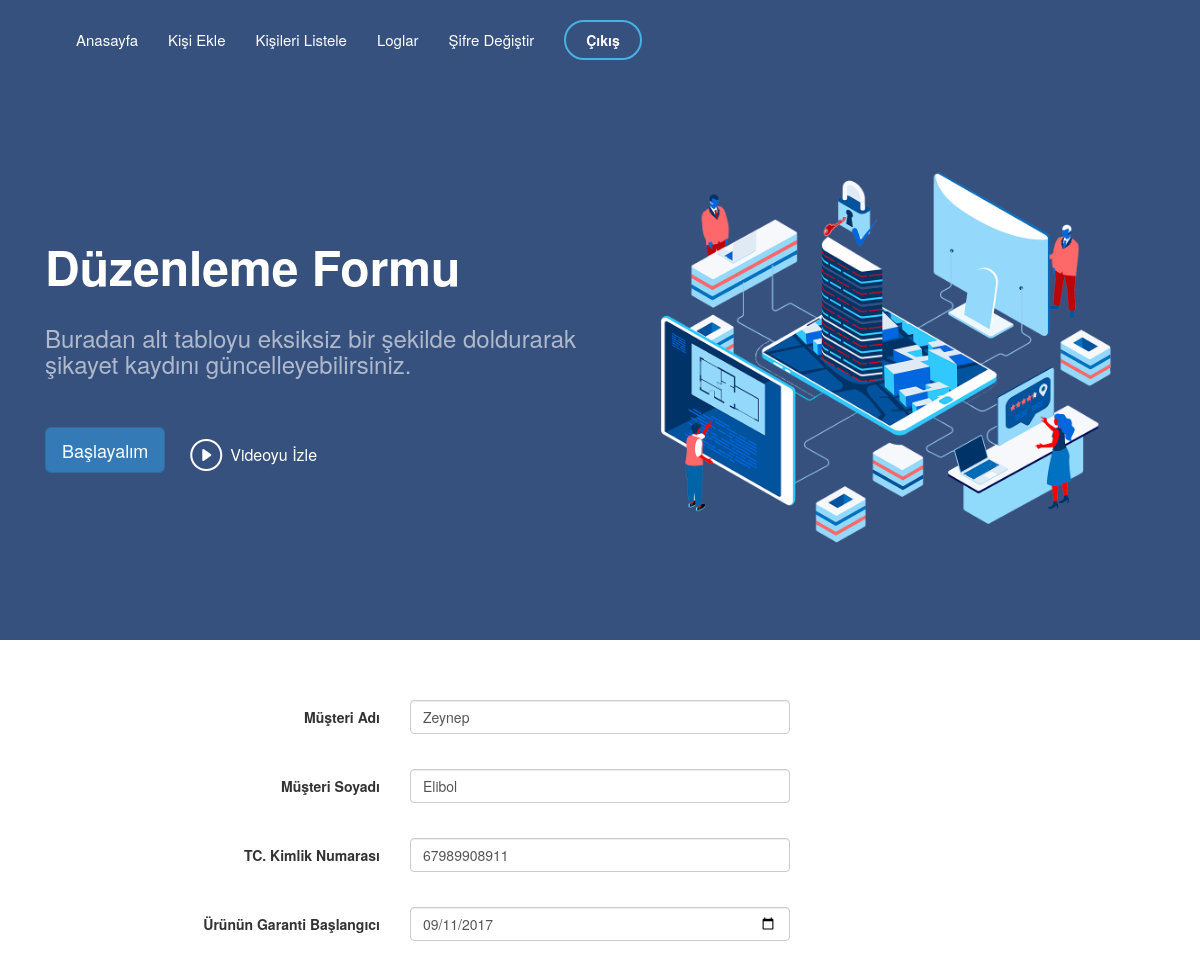
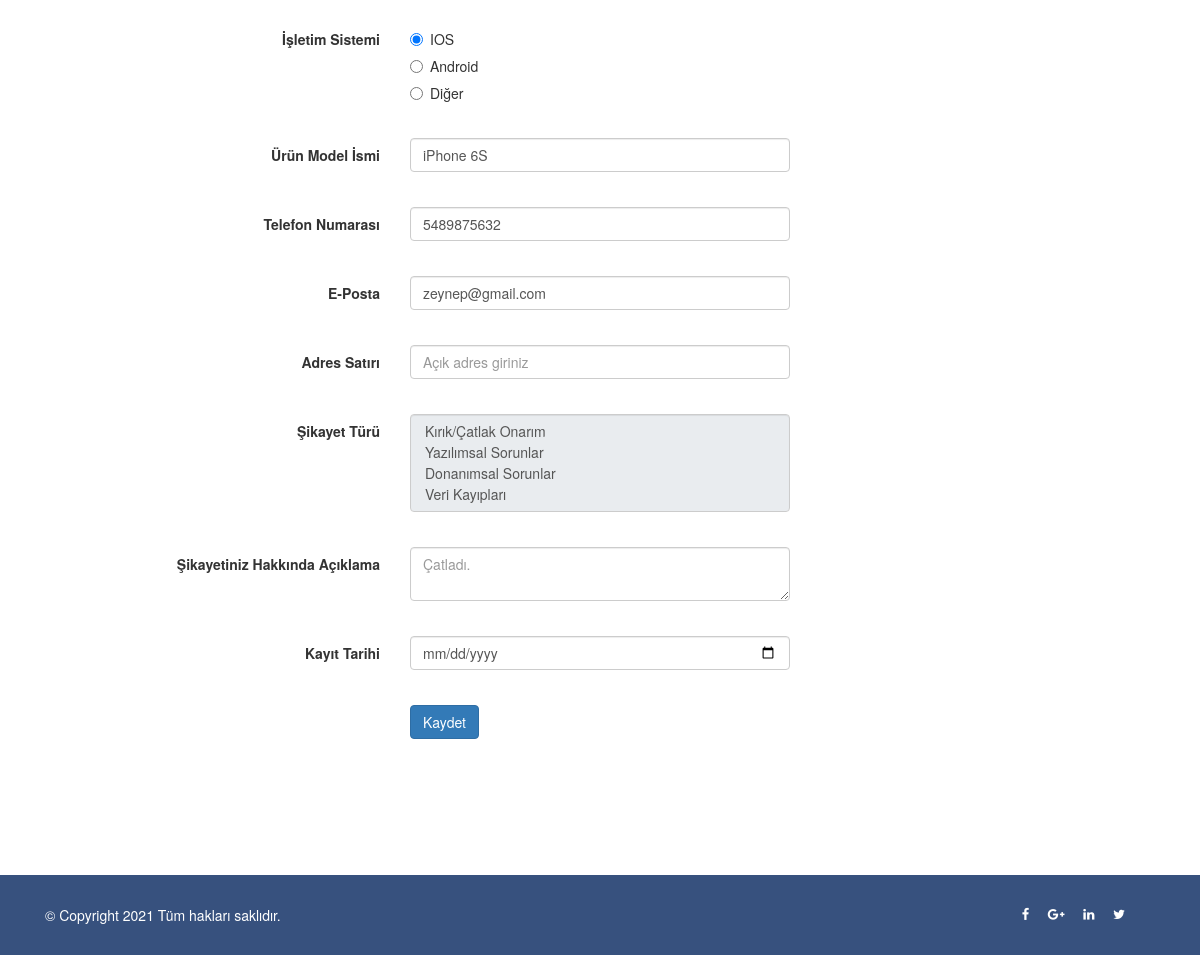
The app's page /Pages/duzenle.php?id=20 with its own data (2 pictures, top to bottom).
### tables this page shows
CREATE TABLE `kayit` (
  `id` int(11) NOT NULL,
  `firstname` varchar(50) NOT NULL,
  `lastname` varchar(50) NOT NULL,
  `tcno` varchar(11) NOT NULL,
  `birthdate` varchar(20) NOT NULL,
  `gender` varchar(15) NOT NULL,
  `telno` bigint(10) NOT NULL,
  `emailid` varchar(70) NOT NULL,
  `job` varchar(50) NOT NULL,
  `adres` text NOT NULL,
  `birim` varchar(50) NOT NULL,
  `info` text NOT NULL,
  `kayittarihi` varchar(20) NOT NULL
);

### Pages/duzenle.php (the view, shortened to what this page needs)
<?php
include("sistem/db.php");
?>
<!DOCTYPE html>
<html lang="en">
<head>
                                <link href='https://stackpath.bootstrapcdn.com/bootstrap/4.3.1/css/bootstrap.min.css' rel='stylesheet'>
                                <link href='https://cdnjs.cloudflare.com/ajax/libs/font-awesome/4.7.0/css/font-awesome.min.css' rel='stylesheet'>
<?php
$sorgu = $link->query("SELECT * FROM kayit WHERE id=".(int)$_GET['id']);
$sonuc = $sorgu->fetch_assoc();
?>
  <link href="assets/vendor/aos/aos.css" rel="stylesheet">
  <link href="assets/vendor/bootstrap/css/bootstrap.min.css" rel="stylesheet">
  <link href="assets/vendor/bootstrap-icons/bootstrap-icons.css" rel="stylesheet">
  <link href="assets/vendor/boxicons/css/boxicons.min.css" rel="stylesheet">
  <link href="assets/vendor/glightbox/css/glightbox.min.css" rel="stylesheet">
  <link href="assets/vendor/remixicon/remixicon.css" rel="stylesheet">
  <link href="assets/vendor/swiper/swiper-bundle.min.css" rel="stylesheet">
  <link href="assets/css/style.css" rel="stylesheet">
</head>
<body>
  <header id="header" class="fixed-top ">
    <div class="container d-flex align-items-center">
      <nav id="navbar" class="navbar">
        <ul>
        <li><a class="nav-link scrollto" href="kontrol.php">Anasayfa</a></li>
          <li><a class="nav-link scrollto" href="ekle.php">Kişi Ekle</a></li>
          <li><a class="nav-link scrollto" href="listele.php">Kişileri Listele</a></li>
          <li><a class="nav-link   scrollto" href="logs.php">Loglar</a></li>
          <li><a class="nav-link scrollto" href="kullanicibilgileri.php">Şifre Değiştir</a></li>
          <li><a class="getstarted scrollto" href="logout.php">Çıkış</a></li>
        </ul>
      </nav>
    </div>
  </header>
  <section id="hero" class="d-flex align-items-center">
    <div class="container">
      <div class="row">
        <div class="col-lg-6 d-flex flex-column justify-content-center pt-4 pt-lg-0 order-2 order-lg-1" data-aos="fade-up" data-aos-delay="200">
          <h1>Düzenleme Formu</h1>
          <h2>Buradan alt tabloyu eksiksiz bir şekilde doldurarak şikayet kaydını güncelleyebilirsiniz.</h2>
          <div class="d-flex justify-content-center justify-content-lg-start">
          <a href="#bos" class="btn btn-primary btn-lg">Başlayalım</a>
            <a href="https://youtu.be/VtvjbmoDx-I" class="glightbox btn-watch-video"><i class="bi bi-play-circle"></i><span>Videoyu İzle</span></a>
          </div>
        </div>
        <div class="col-lg-6 order-1 order-lg-2 hero-img" data-aos="zoom-in" data-aos-delay="200">
          <img src="assets/img/why-us.png" class="img-fluid animated" alt="">
        </div>
      </div>
    </div>
  </section>
  <link href="//netdna.bootstrapcdn.com/bootstrap/3.0.0/css/bootstrap.min.css" rel="stylesheet" id="bootstrap-css">
<form method="POST" action="duzenlemebaglantisi.php" class="form-horizontal">
<fieldset>
<br>
<br>
<br>
<div class="form-group">
  <label class="col-md-4 control-label" for="firstname">Müşteri Adı</label>
  <div class="col-md-4">
  <input id="firstname" name="firstname" type="text" placeholder="Ad giriniz" class="form-control input-md" required value="<?php echo $sonuc['firstname'];?>">
<br>
  </div>
</div>
<div class="form-group">
  <label class="col-md-4 control-label" for="lastname">Müşteri Soyadı</label>
  <div class="col-md-4" >
  <input id="lastname" name="lastname" type="text" placeholder="Soyad giriniz" class="form-control input-md" required value="<?php echo $sonuc['lastname'];?>">
  <br>
  </div>
</div>
<div class="form-group">
  <label class="col-md-4 control-label" for="tcno">TC. Kimlik Numarası</label>
  <div class="col-md-4">
  <input id="tcno" name="tcno" type="number" placeholder="Yalnızca sayı giriniz" class="form-control input-md" required value="<?php echo $sonuc['tcno'];?>">
  </div>
</div>
<br>
<div class="form-group">
  <label class="col-md-4 control-label" for="birthdate">Ürünün Garanti Başlangıcı</label>
  <div class="col-md-4">
  <input class="form-control" type="date" name="birthdate" id="birthdate" required value="<?php echo $sonuc['birthdate'];?>">
  </div>
</div>
<br>
<div class="form-group">
  <label class="col-md-4 control-label" for="gender">İşletim Sistemi</label>
  <div class="col-md-4">
  <div class="radio">
    <label for="radios-0">
      <input type="radio" name="gender" id="radios-0" value="IOS" checked="checked">
      IOS
    </label>
	</div>
  <div class="radio">
    <label for="radios-1">
      <input type="radio" name="gender" id="radios-1" value="Android" >
      Android
    </label>
	</div>
  <div class="radio">
    <label for="radios-2">
      <input type="radio" name="gender" id="radios-2" value="Diğer">
      Diğer
    </label>
	</div>
  </div>
</div>
<br>
<div class="form-group">
  <label class="col-md-4 control-label" for="address2">Ürün Model İsmi</label>
  <div class="col-md-4">
  <input id="job" name="job" type="text" placeholder="Model belirtiniz" class="form-control input-md" required value="<?php echo $sonuc['job'];?>">
<br>
  </div>
</div>
<div class="form-group">
  <label class="col-md-4 control-label" for="telno">Telefon Numarası</label>
  <div class="col-md-4">
  <input id="telno" name="telno" type="number" placeholder="(5xx) xxx xx xx" class="form-control input-md" required value="<?php echo $sonuc['telno'];?>">
<br>
  </div>
</div>
<div class="form-group">
  <label class="col-md-4 control-label" for="emailid">E-Posta</label>
  <div class="col-md-4">
  <input id="emailid" name="emailid" type="text" placeholder="E-posta giriniz" class="form-control input-md" required value="<?php echo $sonuc['emailid'];?>">
  <br>
  </div>
</div>
<div class="form-group">
  <label class="col-md-4 control-label" for="address2">Adres Satırı</label>
  <div class="col-md-4">
  <input id="adres" name="adres" type="text" placeholder="Açık adres giriniz" class="form-control input-md" required>
<br>
  </div>
</div>
<div class="form-group">
  <label class="col-md-4 control-label" for="birim">Şikayet Türü</label>
  <div class="col-md-4" >
    <select id="birim" name="birim" class="form-control" multiple="multiple" required>
      <option value="Hasar">Kırık/Çatlak Onarım</option>
      <option value="Yazılımsal Sorunlar">Yazılımsal Sorunlar</option>
      <option value="Donanımsal Sorunlar">Donanımsal Sorunlar</option>
      <option value="Veri Kayıpları">Veri Kayıpları</option>
    </select>
  </div>
</div>
<br>
<div class="form-group">
  <label class="col-md-4 control-label" for="info">Şikayetiniz Hakkında Açıklama</label>
  <div class="col-md-4">
  <textarea id="info" name="info" type="text" placeholder="<?php echo $sonuc['info'];?>" class="form-control input-md" required ></textarea>
  </div>
</div>
<br>
<div class="form-group">
  <label class="col-md-4 control-label" for="kayittarihi">Kayıt Tarihi</label>
  <div class="col-md-4">
  <input class="form-control" type="date" name="kayittarihi" id="kayittarihi" required>
  </div>
</div>
<br>
<div class="form-group">
  <label class="col-md-4 control-label" for="kaydet"></label>
  <div class="col-md-4">
    <button type="submit" id="kaydet" name="kaydet" class="btn btn-primary">Kaydet</button>
  </div>
</div>
</fieldset>
</form>
  <footer id="footer">
  <div class="footer-top">
  <div class="container">
  <div class="row">
  <div class="col-lg-3 col-md-6 footer-contact">
          </div>
        </div>
      </div>
    </div>
    <div class="container footer-bottom clearfix">
      <div class="copyright">
        &copy; Copyright 2021 Tüm hakları saklıdır.
      </div>
      <div class="credits">
          <div class="social-contact ml-4 ml-sm-auto"> <span class="fa fa-facebook mr-4 text-sm"></span> <span class="fa fa-google-plus mr-4 text-sm"></span> <span class="fa fa-linkedin mr-4 text-sm"></span> <span class="fa fa-twitter mr-4 mr-sm-5 text-sm"></span> </div>
      </div>
    </div>
  </footer>
</body>
</html>

### Pages/assets/css/style.css (style rules this page uses)
body { font-family: "Open Sans", sans-serif; color: yellow; }
a { color: yellow; text-decoration: none; }
h1, h2, h3, h4, h5, h6 { font-family: "Jost", sans-serif; }
#header { transition: all 0.5s; z-index: 997; padding: 15px 0; }
.navbar { padding: 0; }
.navbar ul { margin: 0; padding: 0; display: flex; list-style: none; align-items: center; }
.navbar li { position: relative; }
.navbar a { display: flex; align-items: center; justify-content: space-between; padding: 10px 0 10px 30px; font-size: 15px; font-weight: 500; color: #fff; white-space: nowrap; transition: 0.3s; }
.navbar .getstarted { padding: 8px 20px; margin-left: 30px; border-radius: 50px; color: #fff; font-size: 14px; border: 2px solid #47b2e4; font-weight: 600; }
#hero { width: 100%; height: 80vh; background: #37517e; }
#hero .container { padding-top: 72px; }
#hero h1 { margin: 0 0 10px 0; font-size: 48px; font-weight: 700; line-height: 56px; color: #fff; }
#hero h2 { color: rgba(255, 255, 255, 0.6); margin-bottom: 50px; font-size: 24px; }
#hero .btn-watch-video { font-size: 16px; display: flex; align-items: center; transition: 0.5s; margin: 10px 0 0 25px; color: #fff; line-height: 1; }
#hero .btn-watch-video i { line-height: 0; color: #fff; font-size: 32px; transition: 0.3s; margin-right: 8px; }
#hero .animated { animation: up-down 2s ease-in-out infinite alternate-reverse both; }
section { padding: 60px 0; overflow: hidden; }
#footer { font-size: 14px; background: #37517e; }
#footer .footer-top { padding: 60px 0 30px 0; background: #fff; }
#footer .footer-top .footer-contact { margin-bottom: 30px; }
#footer .footer-bottom { padding-top: 30px; padding-bottom: 30px; color: #fff; }
#footer .copyright { float: left; }
#footer .credits { float: right; font-size: 13px; }

### records on screen
kayit: firstname "Zeynep", lastname "Elibol", tcno "67989908911", birthdate "09/11/2017", job "iPhone 6S", telno "5489875632", emailid "zeynep@gmail.com", info "Çatladı."
